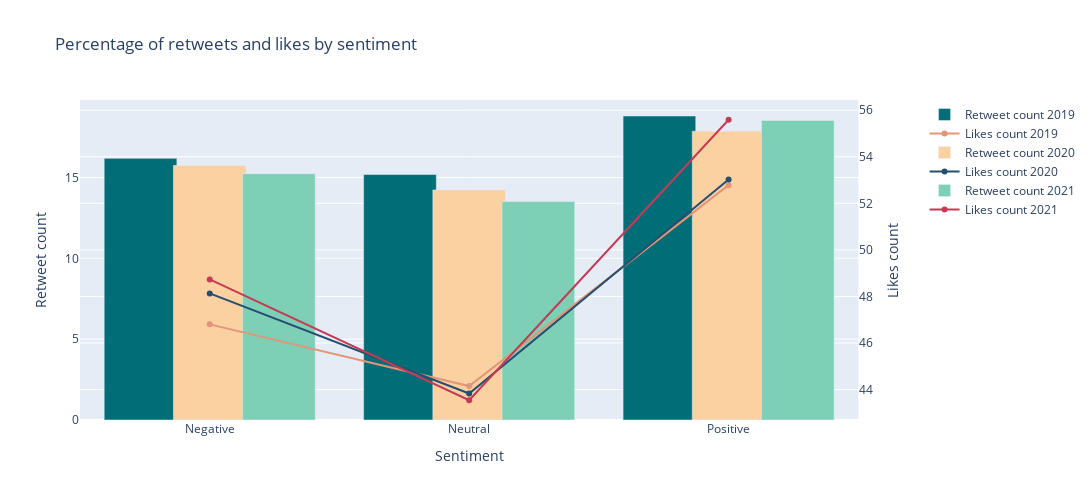
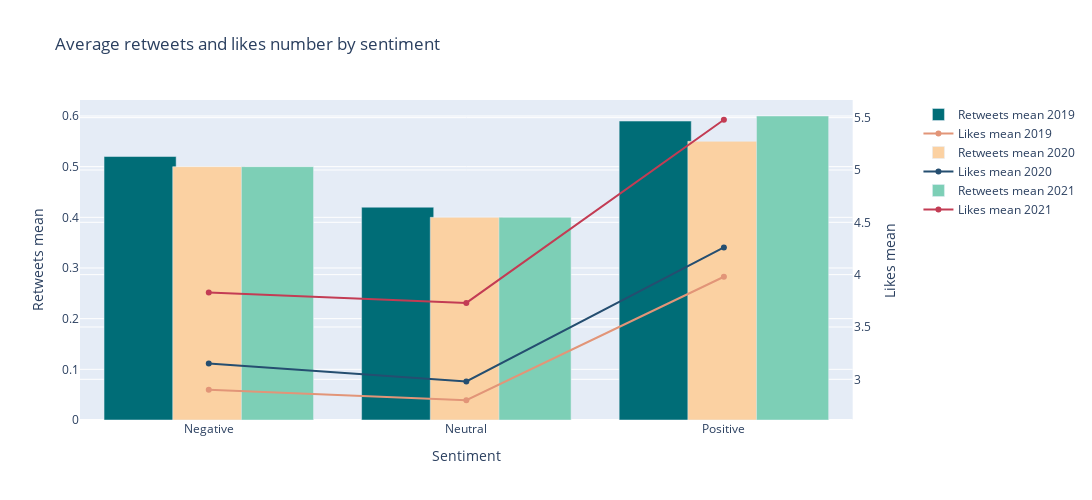

Notebook cell for these charts, in order:
### Code cell
analysis_chart(df_analysis, 'sentiment', '% with retweets', '% with likes', 'Sentiment', 'Retweet count',
               'Likes count', 'Percentage of retweets and likes by sentiment', offline_graphs)
analysis_chart(df_analysis, 'sentiment', 'retweets mean', 'likes mean', 'Sentiment', 'Retweets mean', 'Likes mean',
               'Average retweets and likes number by sentiment', offline_graphs)

### Figure 1 — Plotly figure (JSON) as saved in the notebook; plotly's stock layout.template omitted (floating-point values rounded to 4 significant figures)
{"data": [{"marker": {"color": "#006D77"}, "name": "Retweet count 2019", "textposition": "inside", "width": 0.28, "x": ["Negative", "Neutral", "Positive"], "y": [16.18, 15.18, 18.8], "type": "bar", "xaxis": "x", "yaxis": "y"}, {"marker": {"color": "#E29578"}, "name": "Likes count 2019", "x": ["Negative", "Neutral", "Positive"], "y": [46.8, 44.15, 52.78], "type": "scatter", "xaxis": "x", "yaxis": "y2"}, {"marker": {"color": "#FBD1A2"}, "name": "Retweet count 2020", "textposition": "inside", "width": 0.28, "x": ["Negative", "Neutral", "Positive"], "y": [15.74, 14.23, 17.86], "type": "bar", "xaxis": "x", "yaxis": "y"}, {"marker": {"color": "#254E70"}, "name": "Likes count 2020", "x": ["Negative", "Neutral", "Positive"], "y": [48.13, 43.83, 53.02], "type": "scatter", "xaxis": "x", "yaxis": "y2"}, {"marker": {"color": "#7DCFB6"}, "name": "Retweet count 2021", "textposition": "inside", "width": 0.28, "x": ["Negative", "Neutral", "Positive"], "y": [15.23, 13.51, 18.52], "type": "bar", "xaxis": "x", "yaxis": "y"}, {"marker": {"color": "#C33C54"}, "name": "Likes count 2021", "x": ["Negative", "Neutral", "Positive"], "y": [48.73, 43.54, 55.59], "type": "scatter", "xaxis": "x", "yaxis": "y2"}], "layout": {"xaxis": {"anchor": "y", "domain": [0.0, 0.94], "title": {"text": "Sentiment"}}, "yaxis": {"anchor": "x", "domain": [0.0, 1.0], "title": {"text": "Retweet count"}}, "yaxis2": {"anchor": "x", "overlaying": "y", "side": "right", "title": {"text": "Likes count"}}, "title": {"text": "Percentage of retweets and likes by sentiment"}, "width": 1200, "height": 500}}

### Figure 2 — Plotly figure (JSON) as saved in the notebook; plotly's stock layout.template omitted (floating-point values rounded to 4 significant figures)
{"data": [{"marker": {"color": "#006D77"}, "name": "Retweets mean 2019", "textposition": "inside", "width": 0.28, "x": ["Negative", "Neutral", "Positive"], "y": [0.52, 0.42, 0.59], "type": "bar", "xaxis": "x", "yaxis": "y"}, {"marker": {"color": "#E29578"}, "name": "Likes mean 2019", "x": ["Negative", "Neutral", "Positive"], "y": [2.9, 2.8, 3.98], "type": "scatter", "xaxis": "x", "yaxis": "y2"}, {"marker": {"color": "#FBD1A2"}, "name": "Retweets mean 2020", "textposition": "inside", "width": 0.28, "x": ["Negative", "Neutral", "Positive"], "y": [0.5, 0.4, 0.55], "type": "bar", "xaxis": "x", "yaxis": "y"}, {"marker": {"color": "#254E70"}, "name": "Likes mean 2020", "x": ["Negative", "Neutral", "Positive"], "y": [3.15, 2.98, 4.26], "type": "scatter", "xaxis": "x", "yaxis": "y2"}, {"marker": {"color": "#7DCFB6"}, "name": "Retweets mean 2021", "textposition": "inside", "width": 0.28, "x": ["Negative", "Neutral", "Positive"], "y": [0.5, 0.4, 0.6], "type": "bar", "xaxis": "x", "yaxis": "y"}, {"marker": {"color": "#C33C54"}, "name": "Likes mean 2021", "x": ["Negative", "Neutral", "Positive"], "y": [3.83, 3.73, 5.48], "type": "scatter", "xaxis": "x", "yaxis": "y2"}], "layout": {"xaxis": {"anchor": "y", "domain": [0.0, 0.94], "title": {"text": "Sentiment"}}, "yaxis": {"anchor": "x", "domain": [0.0, 1.0], "title": {"text": "Retweets mean"}}, "yaxis2": {"anchor": "x", "overlaying": "y", "side": "right", "title": {"text": "Likes mean"}}, "title": {"text": "Average retweets and likes number by sentiment"}, "width": 1200, "height": 500}}
